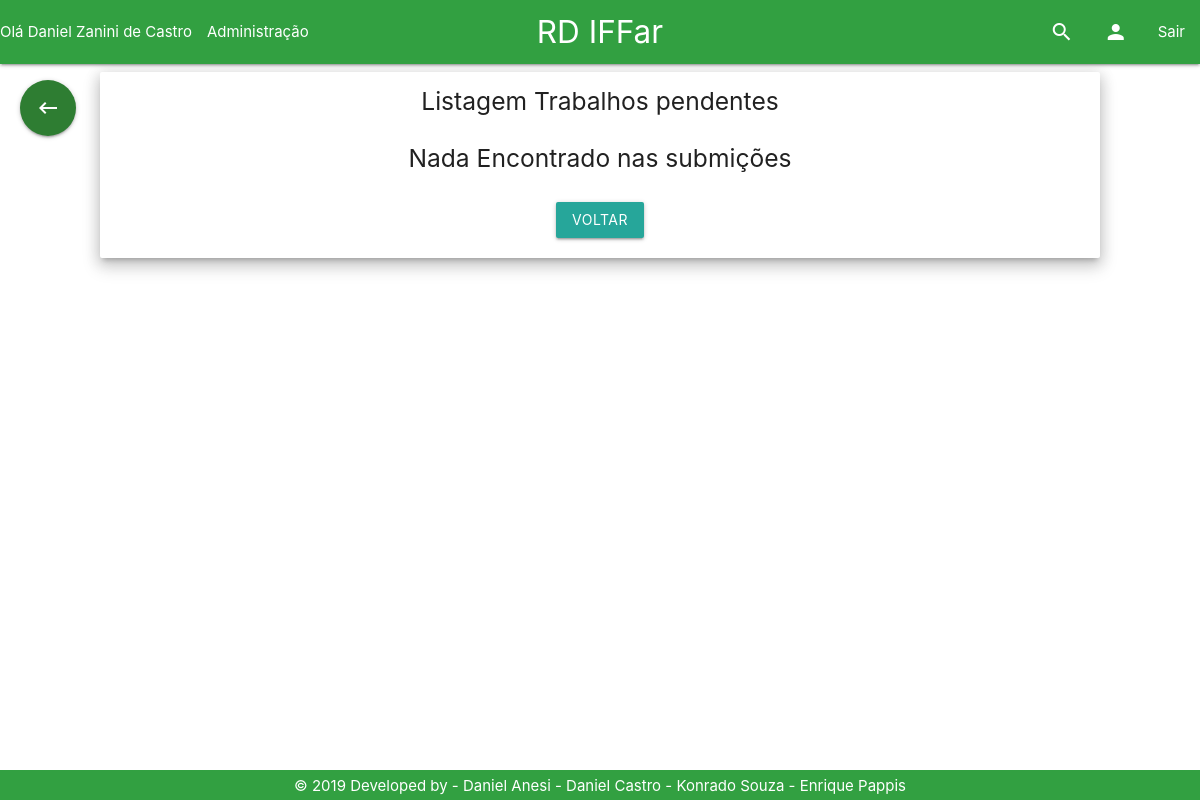
The page /Tela/trabalhosPendentes.php (signed in) on the database as committed earlier.
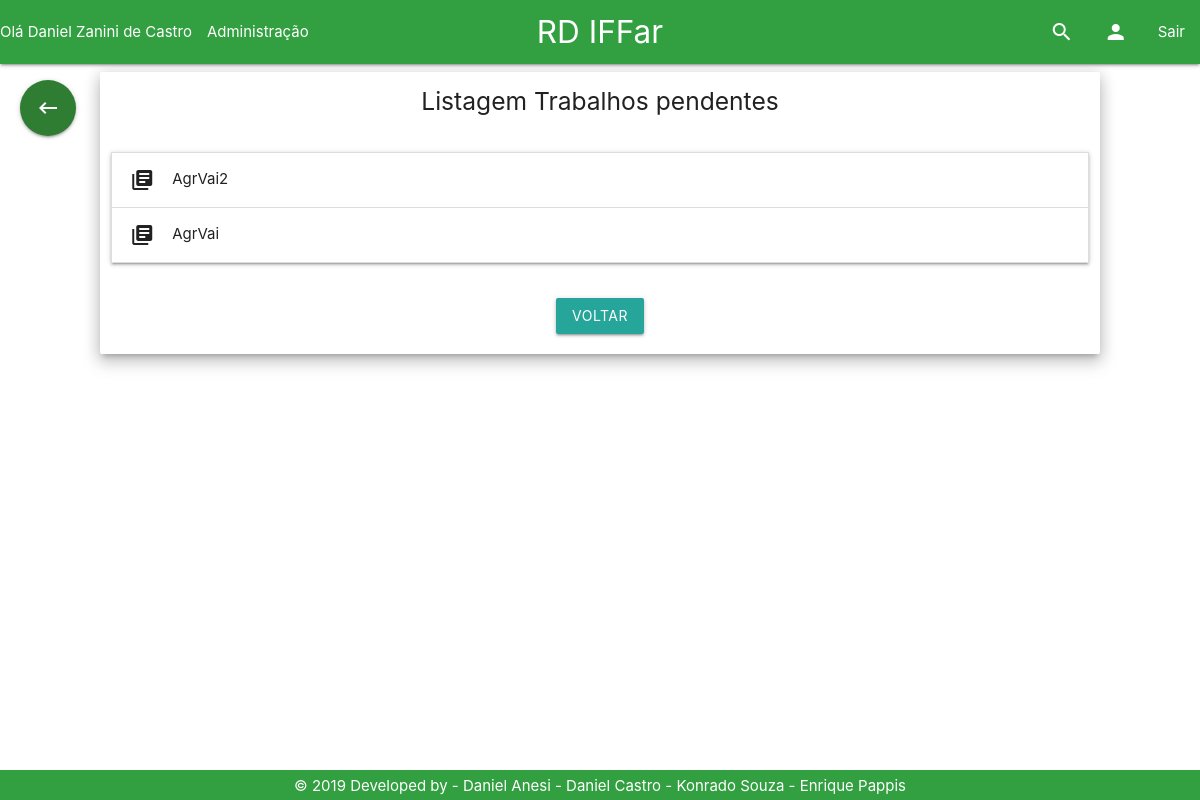
The same page on the database as committed later.
### tables this page shows
CREATE TABLE `trabalho` (
  `id_trabalho` int(11) NOT NULL,
  `id_usuario` int(11) NOT NULL,
  `nome` varchar(200) NOT NULL,
  `resumo` varchar(4500) NOT NULL,
  `categoria` varchar(20) NOT NULL,
  `autores` varchar(200) NOT NULL,
  `orientadores` varchar(200) DEFAULT NULL,
  `coorientadores` varchar(200) DEFAULT NULL,
  `palavras_chave` varchar(100) NOT NULL,
  `data_submissao` varchar(40) DEFAULT NULL,
  `caminho` varchar(80) NOT NULL,
  `id_turma` int(11) NOT NULL,
  `numero_acessos` int(11) DEFAULT NULL,
  `numero_downloads` int(11) DEFAULT NULL,
  `publicado` int(1) NOT NULL DEFAULT 0
);

### Controle/trabalhoPDO.php (called while the page is built, shortened)
<?php
if (realpath('./index.php')) {
    include_once './Controle/conexao.php';
    include_once './Controle/usuarioPDO.php';
    include_once './Modelo/Trabalho.php';
    include_once './Modelo/Usuario.php';
    include_once './Modelo/Email.php';
} else {
    if (realpath('../index.php')) {
        include_once '../Modelo/Trabalho.php';
    }
}
class TrabalhoPDO
{
    public function selectTrabalhoPendente() {
        $con = new conexao();
        $pdo = $con->getConexao();
        $stmt = $pdo->prepare('select * from trabalho where publicado = 0 ORDER BY id_trabalho desc;');
        $stmt->execute();
        if ($stmt->rowCount() > 0) {
            return $stmt;
        } else {
            return false;
        }
    }
}

### Modelo/Trabalho.php (called while the page is built, shortened)
<?php
class trabalho{
private $nome;
public function __construct() {
    if (func_num_args() != 0) {
        $atributos = func_get_args()[0];
        }
    }
     public function getNome(){
         return $this->nome;
     }
}

### Tela/trabalhosPendentes.php (the view, shortened to what this page needs)
<!DOCTYPE html>
<?php
    include_once '../Base/header.php';
    include_once '../Controle/trabalhoPDO.php';
    include_once '../Modelo/Trabalho.php';
    $trabalhoListar = new trabalhoPDO();
    $sql = $trabalhoListar->selectTrabalhoPendente();
?>
<html>
<body>
<main>
    <div class="row center">
        <div class="card z-depth-3 col s12 m12 l10 offset-l1">
            <div class="row">
                <h5 class="center">Listagem Trabalhos pendentes</h5>
            </div>
            <div class="row">
                <?php
                    if ($sql) {
                ?>
                <div class="col l12">
                    <ul class="collapsible">
                        <?php
                            while ($resultado = $sql->fetch()) {
                                $tr = new trabalho($resultado);
                                ?>
                                <li>
                                    <div class="collapsible-header"><i
                                                class="material-icons">library_books</i><?php echo $tr->getNome(); ?>
                                    </div>
                                </li>
                                <?php
                            }
                        ?>
                    </ul>
                </div>
            <?php
                } else {
                echo "<h5>Nada Encontrado nas submições</h5>";
            }
            ?>
            </div>
            <div class="row">
                <a href="../index.php" class="btn waves-effect">Voltar</a>
            </div>
        </div>
    </div>
</main>
<?php
    include_once '../Base/footer.php';
?>
</body>
</html>

Rows that differ between the two databases and show on the page:
added trabalho: nome "AgrVai2"
added trabalho: nome "AgrVai"
Other text that changed with them:
text no longer shown: "Nada Encontrado nas submições"
